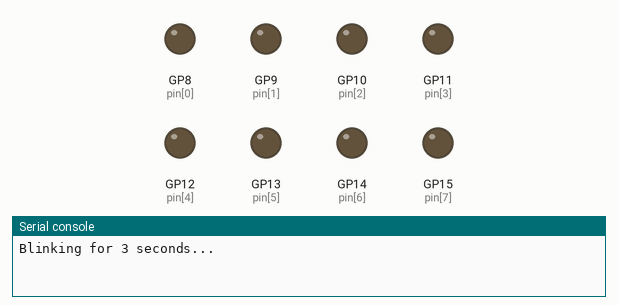
Simulated run of this program. Board: Raspberry Pi Pico running MicroPython. Shown: output pins drawn as LEDs (lit = HIGH), the last lines printed to the serial console. At 19.0 s the program stops and its outputs stay as they are.

Above: at 0.1 s.
At 4.1 s:
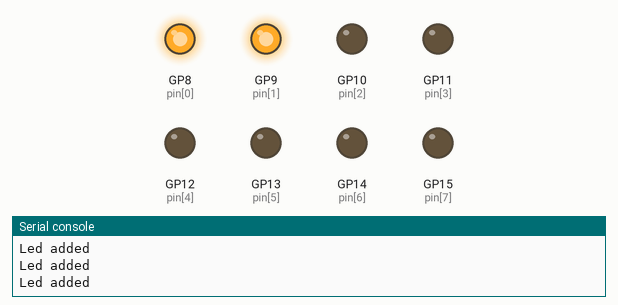
At 6.1 s:
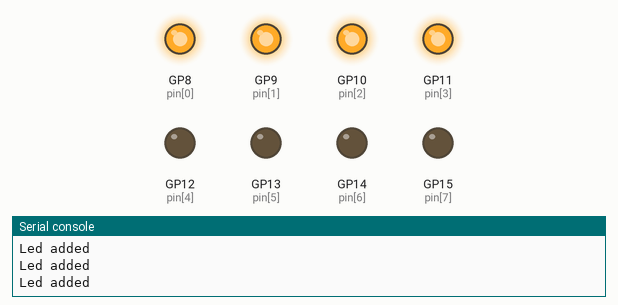
At 8.1 s:
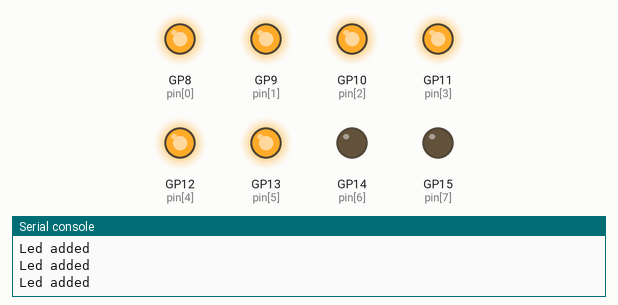
At 13.1 s:
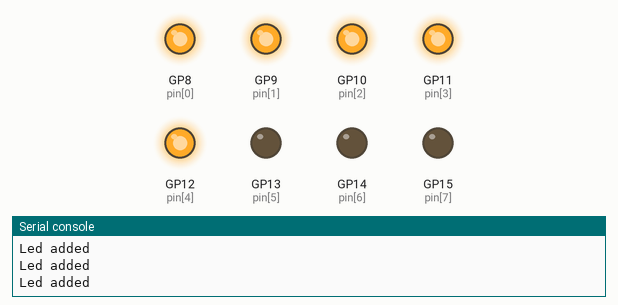
At 17.1 s:
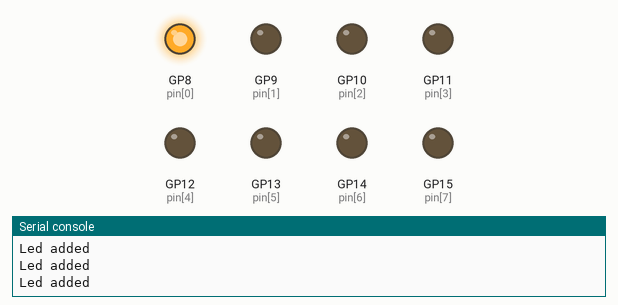
Timing chart, 0 to 19.5 s (numbered marks = the images above):
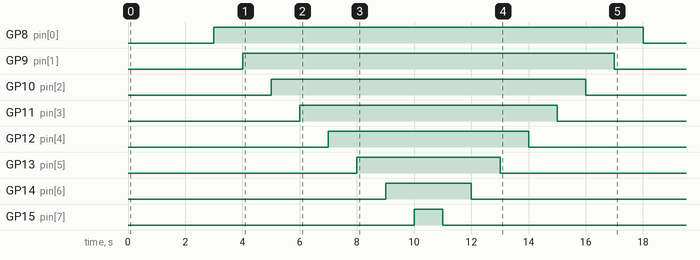

The program:

main.py
```python
#Mark Cabalona
#BSCS - 2A
#Project 1 (blinking led light)import time

from machine import Pin

# from potentiometer import Potentiometer
from ledlight import LedLight

def main():
    #project1 blink
    #uncomment code below to run the lab 1 !!comment out the code for project1 'lab1() and potentiometer()'
    #blink()
    #end of project1

    #lab 1 turn on from L - R, and turn of from R - L
    #uncomment code below to run the lab 1 !!comment out the code for project1 'blink() and potentiometer()'
    lab1()
    #end of lab 1


#functions to run different projects
def blink()->None:
    '''project1 blink
        turn led on and of for a given duration
    '''
    #initialize ledLight
    ledLight = LedLight()
    ledLight.addLed(Pin(15,Pin.OUT))
    ledLight.blink(duration = 10)#blink for 10 seconds
    #initialize ledlight object
    del ledLight

def lab1()->None:
    '''lab 1 turn 8 leds on from L - R, and off from R - L'''
    #initialize ledLight
    ledLight = LedLight()
    for pin in range(8,16):
        ledLight.addLed(Pin(pin,Pin.OUT))
    ledLight.toggleAllOnebyOne()
    #initialize ledlight object
    del ledLight

# def potentiometer():
#     '''turn potentiometer to control brightness of led light'''
#     potentiometer = Potentiometer()
#     potentiometer.run()

if __name__ == "__main__":
    main()
```

ledlight.py
```python
from machine import Pin, Timer
import time

class LedLight:
    def __init__(self):
        self.leds = []
        self.timer = Timer()

    def addLed(self,led:Pin):
        print("Led added")
        self.leds.append(led)

    def blink(self,duration:int = 3)->None:
        '''
            toggle all leds in self.leds at the same time on and off
        '''
        print(f"Blinking for {duration} seconds...")
        self.timer.init(freq=2.5, mode=Timer.PERIODIC, callback=lambda timer:[led.toggle() for led in self.leds])
        time.sleep(duration)#pause the execution of the program
        self._dispose()#make sure that all leds are turned off

    def toggleAllOnebyOne(self):
        '''
            toggle all leds from left to right on, and turn it off from left to right
        '''
        _leds = self.leds
        [self.myToggle(led) for led in _leds]
        _leds.reverse()
        [self.myToggle(led) for led in _leds]
        self._dispose()#make sure that all leds are turned off

    def myToggle(self,led:Pin):
        led.toggle()
        time.sleep(1)


    #turn off led
    def _dispose(self)->None:
        print("turning lights off...")
        self.timer.deinit()
        for led in self.leds:
            if led.value() == 1:
                time.sleep(1)
                led.toggle()


LedLight().blink()
```
